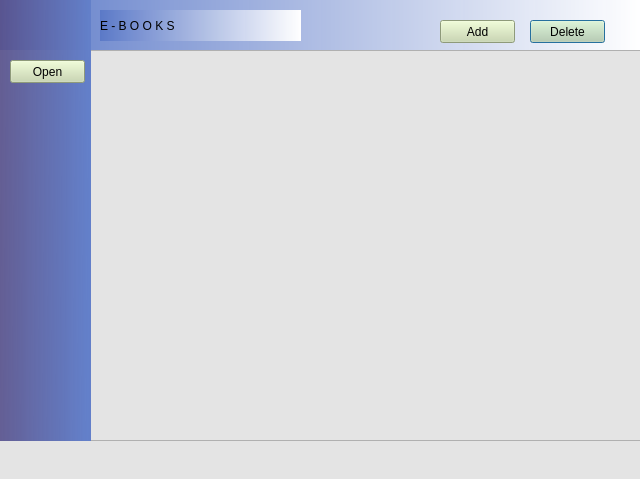
<?xml version="1.0" encoding="UTF-8"?>
<ui version="4.0">
 <class>Dialog</class>
 <widget class="QDialog" name="Dialog">
  <property name="geometry">
   <rect>
    <x>0</x>
    <y>0</y>
    <width>640</width>
    <height>479</height>
   </rect>
  </property>
  <property name="windowTitle">
   <string>Dialog</string>
  </property>
  <widget class="QWidget" name="widget" native="true">
   <property name="geometry">
    <rect>
     <x>0</x>
     <y>0</y>
     <width>641</width>
     <height>481</height>
    </rect>
   </property>
   <property name="styleSheet">
    <string notr="true">background-color: rgb(148, 177, 255);
background-color: qlineargradient(spread:pad, x1:0, y1:0, x2:1, y2:0, stop:0 rgba(90, 120, 199, 246), stop:1 rgba(255, 255, 255, 255));</string>
   </property>
   <widget class="QWidget" name="widget_8" native="true">
    <property name="geometry">
     <rect>
      <x>0</x>
      <y>50</y>
      <width>641</width>
      <height>431</height>
     </rect>
    </property>
    <property name="styleSheet">
     <string notr="true">background-color: rgb(228, 228, 228);</string>
    </property>
    <widget class="QListWidget" name="fileList">
     <property name="geometry">
      <rect>
       <x>90</x>
       <y>0</y>
       <width>551</width>
       <height>391</height>
      </rect>
     </property>
    </widget>
   </widget>
   <widget class="QPushButton" name="deleteButton">
    <property name="geometry">
     <rect>
      <x>530</x>
      <y>20</y>
      <width>75</width>
      <height>23</height>
     </rect>
    </property>
    <property name="styleSheet">
     <string notr="true">background-color: rgb(197, 213, 170);</string>
    </property>
    <property name="text">
     <string>Delete</string>
    </property>
   </widget>
   <widget class="QPushButton" name="addButton">
    <property name="geometry">
     <rect>
      <x>440</x>
      <y>20</y>
      <width>75</width>
      <height>23</height>
     </rect>
    </property>
    <property name="styleSheet">
     <string notr="true">
background-color: rgb(199, 215, 171);</string>
    </property>
    <property name="text">
     <string>Add</string>
    </property>
   </widget>
   <widget class="QLabel" name="label_4">
    <property name="geometry">
     <rect>
      <x>100</x>
      <y>10</y>
      <width>201</width>
      <height>31</height>
     </rect>
    </property>
    <property name="styleSheet">
     <string notr="true">font: 87 italic 14pt &quot;Segoe UI Black&quot;;</string>
    </property>
    <property name="text">
     <string>E - B O O K S</string>
    </property>
   </widget>
   <widget class="QWidget" name="widget_9" native="true">
    <property name="geometry">
     <rect>
      <x>0</x>
      <y>0</y>
      <width>91</width>
      <height>441</height>
     </rect>
    </property>
    <property name="styleSheet">
     <string notr="true">background-color: rgb(88, 81, 139);
background-color: qlineargradient(spread:reflect, x1:0, y1:0, x2:1, y2:0.04, stop:0 rgba(88, 81, 139, 234), stop:1 rgba(99, 128, 202, 255));</string>
    </property>
    <widget class="QPushButton" name="openButton">
     <property name="geometry">
      <rect>
       <x>10</x>
       <y>60</y>
       <width>75</width>
       <height>23</height>
      </rect>
     </property>
     <property name="styleSheet">
      <string notr="true">
background-color: rgb(199, 215, 171);</string>
     </property>
     <property name="text">
      <string>Open</string>
     </property>
    </widget>
   </widget>
  </widget>
 </widget>
 <resources/>
 <connections/>
</ui>
